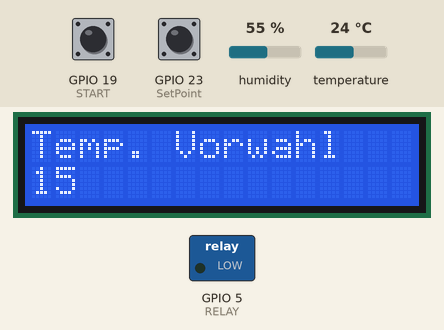
The sketch below on a simulated ESP32. On the bench: 16×2 character LCD, switched loads named in the sketch (green lamp = pin HIGH). The inputs (shaded band) are chosen by the test bench; at power-on: GPIO 19 (START) HIGH, temperature 24 °C, GPIO 23 (SetPoint) HIGH, humidity 55 %.

Above: at 1.2 s.
1.3 s: GPIO 19 (START) pulled LOW for 0.15 s
At 2.4 s:
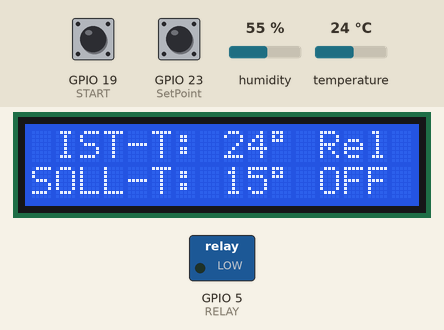
2.9 s: temperature set to 16 °C
At 4.5 s:
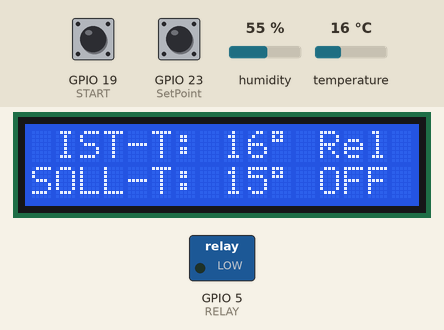
4.9 s: temperature set to 13 °C
At 6.6 s:
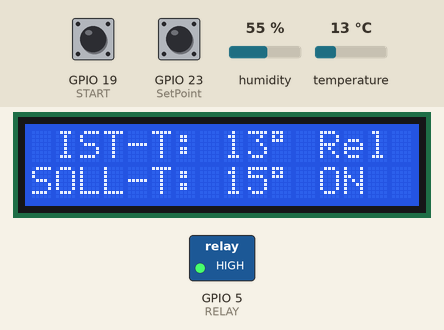
7.0 s: temperature set to 24 °C
At 8.7 s:
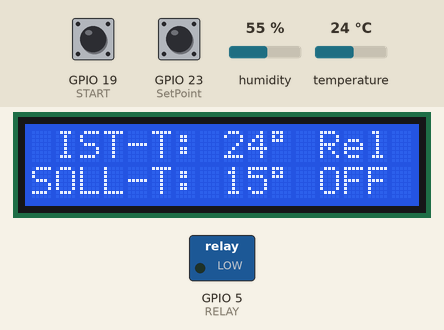
Timing chart, 0 to 10.0 s (numbered marks = the images above; inputs shaded):
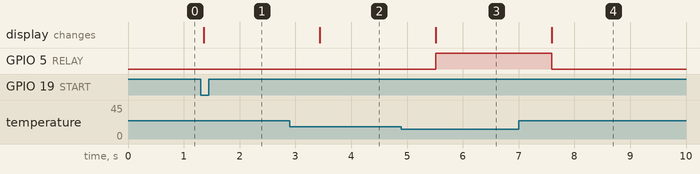

The sketch:

Temperaturregelung.ino
```cpp
/*************************************************************************************************
                                      PROGRAMMINFO
**************************************************************************************************
Funktion: 2-Punkt Temperaturregelung

**************************************************************************************************
Version: 13.06.2024
**************************************************************************************************
Board: ESP32vn IoT UNO
**************************************************************************************************
Libraries:
https://github.com/espressif/arduino-esp32/tree/master/libraries
C:\Users\User\Documents\Arduino
D:\gittemp\Arduino II\A156_Wetterdaten_V3

- WiFi.h V0.16.1
- LiquidCrystal_I2C I2C DisplaySDA(GPIO21), SDL(GPIO22)
- DHT.h
- Adafruit_Sensor.h

**************************************************************************************************
C++ Arduino IDE V1.8.19
**************************************************************************************************
Einstellungen:
https://dl.espressif.com/dl/package_esp32_index.json
http://dan.drown.org/stm32duino/package_STM32duino_index.json
http://arduino.esp8266.com/stable/package_esp8266com_index.json
**************************************************************************************************/


#define SetPoint 23 // Temperatur-Vorwahl
#define RELAY 5 // RELAIS
#define START 19 // START
//
// I2C LCD libraries
//
#include <Wire.h>
#include <LiquidCrystal_I2C.h>
//
// DHT11 libraries
//
#include <Adafruit_Sensor.h>
#include "DHT.h"
#define DHT11_PIN 18
#define DHTTYPE DHT11
//
// Temperatur Variablen
//
int MinTemperature = 15;
int MaxTemperature = 30;
// Min set
// Max set
int RequiredTemperature;
int First = 1;
DHT dht(DHT11_PIN, DHTTYPE);

LiquidCrystal_I2C lcd(0x27, 16, 2);
void setup()
{
pinMode(RELAY, OUTPUT); // Relais
pinMode(SetPoint, INPUT_PULLUP); // Temperatur-Vorwahl
pinMode(START, INPUT_PULLUP); // Start
digitalWrite(RELAY, LOW); // RELAIS in Ruhe OFF
dht.begin(); // Init DHT11
lcd.begin(); // Init LCD
lcd.backlight(); // Backlight ein
}
//
// Temperatur beim Start vorwÃ¤hlen
// Die Temperatur kann zwischen 15 und 30Â°C eingestellt werden
// Mit dem Start-Taster die Regelung starten
//
int SetTemperature()
{
int ExitFlag = 0;
lcd.setCursor(0, 0); // Go to col 0, row 0
lcd.print("Temp. Vorwahl"); // Display Temp. Vorwahl
lcd.setCursor(0, 1); // LCD Position Spalte 0, Zeichen 1
RequiredTemperature = MinTemperature;
lcd.print(RequiredTemperature);
while(ExitFlag == 0)
{
if(digitalRead(SetPoint) == 0)
{
RequiredTemperature++;
if(RequiredTemperature > MaxTemperature)
{
RequiredTemperature = MinTemperature;
}
lcd.setCursor(0, 1);
lcd.print(RequiredTemperature);
delay(150);
}
else if(digitalRead(START) == 0)
{
ExitFlag = 1;
}
}
lcd.clear();
return RequiredTemperature;
}

void loop()
{
if(First == 1)
{
RequiredTemperature = SetTemperature();
First = 0;
}
int Measured = dht.readTemperature(); // Temperatur einlesen
lcd.setCursor(0,0); // Spalte 0,Zeile 0
lcd.print(" IST-T: "); // Display IST-T:
lcd.print(Measured);
lcd.print(char(223)); // Grad-Zeichen
lcd.print(" Rel");

lcd.setCursor(0,1); // Spalte 0,Zeile 1
lcd.print("SOLL-T: "); // Display SOLL-T:
lcd.print(RequiredTemperature);
lcd.print(char(223));

if(RequiredTemperature > Measured)
{
digitalWrite(RELAY, HIGH); // Relais ON
lcd.print(" ON "); // Display "ON"
}
else
{
digitalWrite(RELAY, LOW); // Relais OFF
lcd.print(" OFF"); // Display "OFF"
}
delay(1000);

}
```

Measured:
- the behaviour switches between 15 and 14 °C on temperature (found by bisection; images 2 and 3)
- after the input at 1.3 s, the display: changes after 0.05 s (image 1)
- after the input at 2.9 s, the display: changes after 0.54 s (image 2)
- after the input at 4.9 s, GPIO 5 (RELAY): LOW → HIGH after 0.61 s; the display: changes after 0.62 s (image 3)
- after the input at 7.0 s, GPIO 5 (RELAY): HIGH → LOW after 0.59 s; the display: changes after 0.60 s (image 4)
